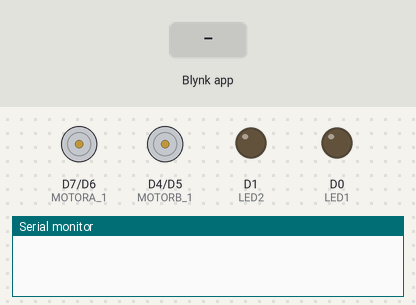
A sketch run on a simulated ESP8266 (NodeMCU). Shown: motor-driver pin pairs drawn as motors (green arrow = first pin HIGH = forward, orange = second pin HIGH = backward, longer = more drive, scaled by the enable pin), output pins drawn as LEDs (lit = HIGH), the last lines printed to the serial monitor. The test bench sets the inputs (shaded band). WiFi joins after 1.5 s; servers stay silent unless stated.

Above: at 3.0 s.
3.1 s: Blynk app writes 1 to V0
At 3.7 s:
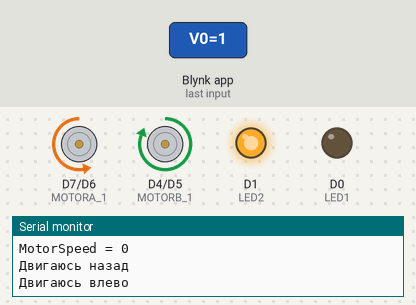
Timing chart, 0 to 6.1 s (numbered marks = the images above; inputs shaded):
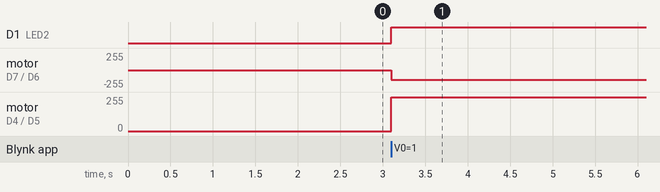

The sketch:

wifi_joystick_analog.ino
```cpp
#include <ESP8266WiFi.h>
#include <BlynkSimpleEsp8266.h>


char auth[] = "56c04f149b4946718b44b41a56a635e1";


char ssid[] = "RT-GPON-41F6";
char pass[] = "tbt4QxRE";

// L298

// Мотор вперед назад
#define MOTORA_1 D7 //IN1
#define MOTORA_2 D6 //IN2
#define ENA D8      //ENA
// Мотор право лево
#define ENB D3      //ENB
#define MOTORB_1 D4 //IN3
#define MOTORB_2 D5 //IN4
#define LED1 D0 //LED1 IN
#define LED2 D1 //LED2 IN

int motor_FB = 0;
int motor_LR = 0;


void setup()
{

  pinMode(ENA, OUTPUT);
  pinMode(MOTORA_1, OUTPUT);
  pinMode(MOTORA_2, OUTPUT);
  pinMode(ENB, OUTPUT);
  pinMode(MOTORB_1, OUTPUT);
  pinMode(MOTORB_2, OUTPUT);
  pinMode(LED1, OUTPUT);
  pinMode(LED2, OUTPUT);

  digitalWrite(ENA,LOW);
  digitalWrite(ENB,LOW);
  digitalWrite(LED1, LOW);
  digitalWrite(LED2, LOW);

  Serial.begin(9600);


  Blynk.begin(auth, ssid, pass);
}


BLYNK_WRITE(V0) {
  int nJoyY = map(param[0].asInt(), 0, 1024, 0, 252);
  int nJoyX = map(param[1].asInt(), 0, 1024, 0, 252);
  Serial.print("X = ");
  Serial.print(nJoyX);
  Serial.print("; Y = ");
  Serial.println(nJoyY);


  int motor_FB;
  int motor_LR;

  int MotorSpeed = map(nJoyX, 0, 255, 0, 800); //скорость вперед

  Serial.print("MotorSpeed = ");
  Serial.println(MotorSpeed);


  motor_FB = nJoyX;
  motor_LR = nJoyY;


  if (motor_FB > 140) {
    digitalWrite(MOTORA_1,HIGH);
    digitalWrite(MOTORA_2,LOW);
    analogWrite(ENA,MotorSpeed);
	digitalWrite(LED1, HIGH);
	digitalWrite(LED2, LOW);
    Serial.println("Двигаюсь вперед");
  }
  else if (motor_FB < 100) {
    digitalWrite(MOTORA_1,LOW);
    digitalWrite(MOTORA_2, HIGH);
    analogWrite(ENA,600); //скорость назад
	digitalWrite(LED1, LOW);
	digitalWrite(LED2, HIGH);
    Serial.println("Двигаюсь назад");
  }
  else  {
    digitalWrite(MOTORA_1, LOW);
    digitalWrite(MOTORA_2, LOW);
	digitalWrite(LED1, LOW);
	digitalWrite(LED2, LOW);
    Serial.println("Стоп");
  }
  if (motor_LR > 140) {
    digitalWrite(MOTORB_1, LOW);
    digitalWrite(MOTORB_2, HIGH);
    digitalWrite(ENB,HIGH);
    Serial.println("Двигаюсь вправо");
  }
  else if (motor_LR < 90) {
    digitalWrite(MOTORB_1, HIGH);
    digitalWrite(MOTORB_2, LOW);
    digitalWrite(ENB,HIGH);
    Serial.println("Двигаюсь влево");
  }
  else  {
    digitalWrite(MOTORB_1, LOW);
    digitalWrite(MOTORB_2, LOW);
    Serial.println("Прямо");
  }

}


void loop()
{
  Blynk.run();
}
```

Measured:
- after the input at 3.1 s, D1 (LED2): LOW → HIGH at once; motor on D7 (MOTORA_1) / D6 (MOTORA_2): stopped → backward 149/255 at once; motor on D4 (MOTORB_1) / D5 (MOTORB_2): stopped → forward 255/255 at once
